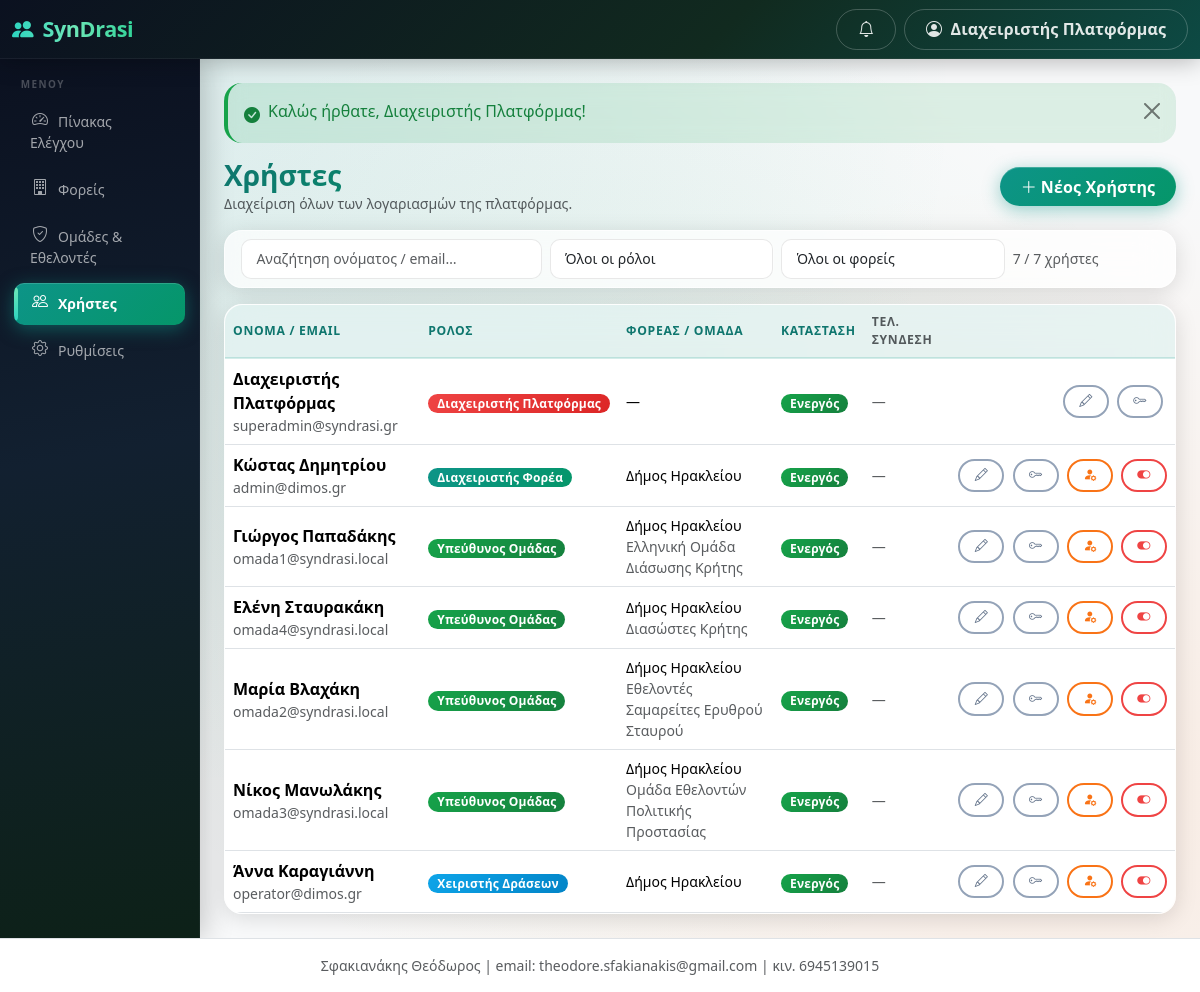
Screenshot of /public/admin/users (signed in) with the database file from the repository.
### tables this page shows
CREATE TABLE users (
  id INT AUTO_INCREMENT PRIMARY KEY,
  municipality_id INT NULL,
  team_id INT NULL,
  name VARCHAR(255) NOT NULL,
  email VARCHAR(255) NOT NULL UNIQUE,
  phone VARCHAR(50) NULL,
  password_hash VARCHAR(255) NOT NULL,
  role ENUM('super_admin','municipality_admin','team_admin','event_operator') NOT NULL,
  status ENUM('active','inactive') NOT NULL DEFAULT 'active',
  language_code VARCHAR(10) NULL,
  last_login_at DATETIME NULL,
  created_at DATETIME NOT NULL DEFAULT CURRENT_TIMESTAMP,
  updated_at DATETIME NULL ON UPDATE CURRENT_TIMESTAMP,
  INDEX idx_users_municipality_id (municipality_id),
  INDEX idx_users_team_id (team_id),
  FOREIGN KEY (language_code) REFERENCES languages(code)
);

CREATE TABLE municipalities (
  id INT AUTO_INCREMENT PRIMARY KEY,
  name VARCHAR(255) NOT NULL,
  authority_type ENUM('municipality','civil_protection','fire_service','coast_guard') NOT NULL DEFAULT 'municipality',
  official_name VARCHAR(255) NULL,
  short_name VARCHAR(80) NULL,
  city VARCHAR(255) NULL,
  address VARCHAR(255) NULL,
  email VARCHAR(255) NULL,
  phone VARCHAR(50) NULL,
  status ENUM('active','inactive') NOT NULL DEFAULT 'active',
  created_at DATETIME NOT NULL DEFAULT CURRENT_TIMESTAMP,
  updated_at DATETIME NULL ON UPDATE CURRENT_TIMESTAMP
);

CREATE TABLE volunteer_teams (
  id INT AUTO_INCREMENT PRIMARY KEY,
  municipality_id INT NOT NULL,
  name VARCHAR(255) NOT NULL,
  type VARCHAR(100) NULL,
  contact_person VARCHAR(255) NULL,
  email VARCHAR(255) NULL,
  phone VARCHAR(50) NULL,
  telegram_chat_id VARCHAR(80) NULL COMMENT 'Telegram group/channel chat_id for team notifications',
  address VARCHAR(255) NULL,
  has_vehicle TINYINT(1) NOT NULL DEFAULT 0,
  has_medical_equipment TINYINT(1) NOT NULL DEFAULT 0,
  default_people_capacity INT NULL,
  readiness_items_json TEXT NULL,
  notes TEXT NULL,
  status ENUM('active','inactive') NOT NULL DEFAULT 'active',
  created_at DATETIME NOT NULL DEFAULT CURRENT_TIMESTAMP,
  updated_at DATETIME NULL ON UPDATE CURRENT_TIMESTAMP,
  INDEX idx_teams_municipality_id (municipality_id),
  INDEX idx_teams_telegram_chat (telegram_chat_id)
);

### views/settings/users.php (the view, shortened to what the rows shown need)
<?php
$roleLabels = [
    'super_admin'        => 'Διαχειριστής Πλατφόρμας',
    'municipality_admin' => 'Διαχειριστής Φορέα',
    'team_admin'         => 'Υπεύθυνος Ομάδας',
    'event_operator'     => 'Χειριστής Δράσεων',
];
$roleBadge = [
    'super_admin'        => 'danger',
    'municipality_admin' => 'primary',
    'team_admin'         => 'success',
    'event_operator'     => 'info',
];
?>
<div class="d-flex flex-wrap justify-content-between align-items-center mb-3 gap-2">
  <div>
    <h1 class="h3 mb-0"><?= e(t('settings/users.001', 'Χρήστες')) ?></h1>
    <p class="text-muted small mb-0"><?= e(t('settings/users.002', 'Διαχείριση όλων των λογαριασμών της πλατφόρμας.')) ?></p>
  </div>
  <button class="btn btn-primary" data-bs-toggle="modal" data-bs-target="#newUserModal">
    <i class="bi bi-plus-lg me-1"></i><?= e(t('settings/users.003', 'Νέος Χρήστης')) ?>
  </button>
</div>
<div class="card shadow-sm mb-3">
  <div class="card-body py-2">
    <div class="row g-2 align-items-center">
      <div class="col-md-4">
        <input type="text" id="userSearch" class="form-control form-control-sm" placeholder="<?= e(t('settings/users.027', 'Αναζήτηση ονόματος / email…')) ?>">
      </div>
      <div class="col-md-3">
        <select id="filterRole" class="form-select form-select-sm">
          <option value=""><?= e(t('settings/users.004', 'Όλοι οι ρόλοι')) ?></option>
        </select>
      </div>
      <div class="col-md-3">
        <select id="filterMuni" class="form-select form-select-sm">
          <option value=""><?= e(t('settings/users.005', 'Όλοι οι φορείς')) ?></option>
        </select>
      </div>
      <div class="col-md-2 text-muted small" id="filterCount"></div>
    </div>
  </div>
</div>
<div class="card shadow-sm">
  <div class="table-responsive">
    <table class="table table-hover mb-0 align-middle" id="usersTable">
      <thead class="table-light">
        <tr>
          <th><?= e(t('settings/users.006', 'Όνομα / Email')) ?></th>
          <th><?= e(t('settings/users.007', 'Ρόλος')) ?></th>
          <th><?= e(t('settings/users.008', 'Φορέας / Ομάδα')) ?></th>
          <th><?= e(t('settings/users.009', 'Κατάσταση')) ?></th>
          <th class="text-muted small"><?= e(t('settings/users.010', 'Τελ. σύνδεση')) ?></th>
          <th class="text-end"></th>
        </tr>
      </thead>
      <tbody>
        <?php foreach ($users as $u): ?>
          <tr data-name="<?= e(mb_strtolower($u['name'] . ' ' . $u['email'])) ?>"
              data-role="<?= e($u['role']) ?>"
              data-muni="<?= (int) ($u['municipality_id'] ?? 0) ?>">
            <td>
              <div class="fw-semibold"><?= e($u['name']) ?></div>
              <div class="text-muted small"><?= e($u['email']) ?></div>
            </td>
            <td>
              <span class="badge text-bg-<?= $roleBadge[$u['role']] ?? 'secondary' ?>">
                <?= e($roleLabels[$u['role']] ?? $u['role']) ?>
              </span>
            </td>
            <td class="small">
              <?= e($u['municipality_name'] ?: '—') ?>
              <?php if ($u['team_name']): ?>
                <div class="text-muted"><?= e($u['team_name']) ?></div>
              <?php endif; ?>
            </td>
            <td>
              <span class="badge text-bg-<?= ($u['status'] ?? 'active') === 'active' ? 'success' : 'secondary' ?>">
                <?= ($u['status'] ?? 'active') === 'active' ? 'Ενεργός' : 'Ανενεργός' ?>
              </span>
            </td>
            <td class="small text-muted"><?= e(gr_datetime($u['last_login_at'])) ?></td>
            <td class="text-end text-nowrap">
              <button class="btn btn-sm btn-outline-secondary me-1"
                      onclick="openEditUser(<?= htmlspecialchars(json_encode($u), ENT_QUOTES) ?>)"
                      title="<?= e(t('settings/users.028', 'Επεξεργασία')) ?>">
                <i class="bi bi-pencil"></i>
              </button>
              <button class="btn btn-sm btn-outline-secondary me-1"
                      onclick="openResetPw(<?= (int) $u['id'] ?>, '<?= e(addslashes($u['name'])) ?>')"
                      title="<?= e(t('settings/users.029', 'Επαναφορά κωδικού')) ?>">
                <i class="bi bi-key"></i>
              </button>
              <?php if ($u['role'] !== 'super_admin' && (int) $u['id'] !== (int) $_SESSION['user_id']): ?>
                <form method="post" action="<?= e(url('/admin/impersonate/' . $u['id'])) ?>" class="d-inline">
                  <button type="submit" class="btn btn-sm btn-outline-warning me-1" title="Impersonation"
                          onclick="return confirm('Σύνδεση ως <?= e(addslashes($u['name'])) ?>;')">
                    <i class="bi bi-person-fill-gear"></i>
                  </button>
                </form>
              <?php endif; ?>
              <?php if ((int) $u['id'] !== (int) $_SESSION['user_id']): ?>
                <form method="post" action="<?= e(url('/admin/users/' . $u['id'] . '/toggle')) ?>" class="d-inline"
                      onsubmit="return confirm('Αλλαγή κατάστασης;')">
                  <button class="btn btn-sm btn-outline-<?= ($u['status'] ?? 'active') === 'active' ? 'danger' : 'success' ?>"
                          title="<?= ($u['status'] ?? 'active') === 'active' ? 'Απενεργοποίηση' : 'Ενεργοποίηση' ?>">
                    <i class="bi bi-toggle-<?= ($u['status'] ?? 'active') === 'active' ? 'on' : 'off' ?>"></i>
                  </button>
                </form>
              <?php endif; ?>
            </td>
          </tr>
        <?php endforeach; ?>
      </tbody>
    </table>
  </div>
</div>

### app/Helpers/Router.php (shortened to what the rows shown need)
<?php
class Router
{
    private $routes = [];
    public function get($pattern, $handler, array $options = [])
    {
        $this->routes[] = ['GET', $pattern, $handler, $options];
    }
    public function post($pattern, $handler, array $options = [])
    {
        $this->routes[] = ['POST', $pattern, $handler, $options];
    }
    public function dispatch($method, $uri)
    {
        $path = parse_url($uri, PHP_URL_PATH);
        $base = base_uri();
        if ($base !== '' && strpos($path, $base) === 0) {
            $path = substr($path, strlen($base));
        } else {
            $parent = preg_replace('#/public$#', '', $base);
            if ($parent !== $base && $parent !== '' && strpos($path, $parent) === 0) {
                $path = substr($path, strlen($parent));
            }
        }
        $path = '/' . trim($path, '/');
        foreach ($this->routes as $route) {
            list($m, $pattern, $handler, $options) = $route;
            if ($m !== $method) {
                continue;
            }
            $regex = '#^' . preg_replace_callback(
                '/\{([a-zA-Z_]+)\}/',
                function ($m) {
                    return $m[1] === 'token' ? '([A-Za-z0-9]+)' : '(\d+)';
                },
                $pattern
            ) . '$#';
            if (preg_match($regex, $path, $matches)) {
                array_shift($matches);
                $this->enforceAccess($options);
                list($class, $action) = explode('@', $handler);
                $controller = new $class();
                return call_user_func_array([$controller, $action], $matches);
            }
        }
    }
    private function enforceAccess(array $options)
    {
        if (!empty($options['roles'])) {
            requireRole($options['roles']);
            return;
        }
    }
}

### views/layouts/header.php (shortened to what the rows shown need)
<!DOCTYPE html>
<html lang="el">
<head>
<link href="https://cdn.jsdelivr.net/npm/bootstrap@5.3.3/dist/css/bootstrap.min.css" rel="stylesheet">
<link href="https://cdn.jsdelivr.net/npm/bootstrap-icons@1.11.3/font/bootstrap-icons.min.css" rel="stylesheet">
<link href="<?= e(url('/assets/css/app.css')) ?>" rel="stylesheet">
</head>
<body class="bg-light">
<nav class="navbar navbar-dark syndrasi-topbar sticky-top">
  <div class="container-fluid">
    <div class="d-flex align-items-center">
      <button class="btn btn-outline-light d-lg-none me-2" type="button" data-bs-toggle="offcanvas" data-bs-target="#sidebarMenu" aria-label="<?= e(t('layouts/header.006', 'Μενού')) ?>">
      </button>
      <a class="navbar-brand fw-bold" href="<?= e(url('/')) ?>">
        <i class="bi bi-people-fill me-1"></i> SynDrasi
      </a>
    </div>
    <div class="d-flex align-items-center gap-2">
      <a href="<?= e(url('/notifications')) ?>" class="btn btn-outline-light position-relative" title="<?= e(t('layouts/header.008', 'Ειδοποιήσεις')) ?>" id="navNotifBell">
        <i class="bi bi-bell"></i>
      </a>
      <div class="dropdown">
        <button class="btn btn-outline-light dropdown-toggle" data-bs-toggle="dropdown">
          <i class="bi bi-person-circle me-1"></i>
          <span class="d-none d-md-inline"><?= e(current_user() ? current_user()['name'] : '') ?></span>
        </button>
      </div>
    </div>
  </div>
</nav>
<div class="container-fluid">
  <div class="row">
    <?php include BASE_PATH . '/views/layouts/sidebar.php'; ?>
    <main class="col-lg-10 ms-sm-auto px-3 px-md-4 py-4">
      <?php include BASE_PATH . '/views/layouts/flash.php'; ?>

### views/layouts/sidebar.php (shortened to what the rows shown need)
<?php
$role = current_role();
$currentPath = parse_url($_SERVER['REQUEST_URI'], PHP_URL_PATH);
$midForTerms = function_exists('current_municipality_id') ? current_municipality_id() : null;
$authorityTerms = $midForTerms ? authority_context($midForTerms) : authority_defaults('municipality');
$authorityTypeForMenu = $authorityTerms['authority_type'] ?? 'municipality';
$eventMenuLabel = t('authority/' . $authorityTypeForMenu . '.event_plural', $authorityTerms['event_plural'] ?? 'Δράσεις');
$teamMenuLabel = t('authority/' . $authorityTypeForMenu . '.team_plural', $authorityTerms['team_plural'] ?? 'Εθελοντικές Ομάδες');
$menus = [];
if ($role === 'municipality_admin') {
    $menus = [
        ['/dashboard',    'bi-speedometer2',              t('layouts/sidebar.003', 'Πίνακας Ελέγχου')],
        ['/mobilizations', 'bi-broadcast-pin',            t('layouts/sidebar.004', 'Κάλεσμα Έκτακτης Ανάγκης')],
        ['/operations',   'bi-broadcast',                 t('layouts/sidebar.005', 'Κέντρο Επιχειρήσεων')],
        ['/operations/war-room', 'bi-diagram-3',          t('layouts/sidebar.006', 'Κέντρο Συντονισμού')],
        ['/fire-service', 'bi-fire',                       t('layouts/sidebar.007', 'Συμβάντα Πυροσβεστικής')],
        ['/notification-center', 'bi-bell-fill',           t('layouts/sidebar.008', 'Έλεγχος Ειδοποιήσεων')],
        ['/events',       'bi-calendar-event',            $eventMenuLabel],
        ['/events/calendar', 'bi-calendar3',              t('layouts/sidebar.009', 'Ημερολόγιο')],
        ['/teams',        'bi-people',                    $teamMenuLabel],
        ['/applications', 'bi-inbox',                     t('layouts/sidebar.010', 'Δηλώσεις Συμμετοχής')],
        ['/statistics',   'bi-bar-chart',                 t('layouts/sidebar.011', 'Στατιστικά & Τάσεις')],
        ['/awards',       'bi-trophy',                    t('layouts/sidebar.012', 'Επιβράβευση Ομάδων')],
        ['/reports',      'bi-file-earmark-arrow-down',   t('layouts/sidebar.013', 'Αναφορές')],
        ['/settings',     'bi-gear',                      t('layouts/sidebar.014', 'Ρυθμίσεις')],
    ];
} elseif ($role === 'super_admin') {
    $menus = [
        ['/admin/dashboard', 'bi-speedometer2', t('layouts/sidebar.003', 'Πίνακας Ελέγχου')],
        ['/admin/municipalities', 'bi-building', t('layouts/sidebar.019', 'Φορείς')],
        ['/admin/teams', 'bi-shield-check', t('layouts/sidebar.020', 'Ομάδες & Εθελοντές')],
        ['/admin/users', 'bi-people', t('layouts/sidebar.021', 'Χρήστες')],
        ['/admin/settings', 'bi-gear', t('layouts/sidebar.014', 'Ρυθμίσεις')],
    ];
}
$base = base_uri();
function sidebar_active($path, $currentPath, $base)
{
    $full = $base . $path;
    if (in_array($path, ['/dashboard','/team/dashboard','/admin/dashboard','/events/calendar'], true)) {
        return $currentPath === $full;
    }
    return strpos($currentPath, $full) === 0;
}
?>
<div class="offcanvas-lg offcanvas-start col-lg-2 d-lg-block sidebar p-0" tabindex="-1" id="sidebarMenu">
  <div class="sidebar-label"><?= e(t('layouts/sidebar.001', 'Μενού')) ?></div>
  <ul class="nav flex-column mb-auto px-1 pb-4">
    <?php foreach ($menus as $m): ?>
    <li class="nav-item">
      <a href="<?= e(url($m[0])) ?>"
         class="nav-link sidebar-link<?= sidebar_active($m[0], $currentPath, $base) ? ' active' : '' ?>">
        <i class="bi <?= e($m[1]) ?> me-2"></i><?= e($m[2]) ?>
      </a>
    </li>
    <?php endforeach; ?>
  </ul>
</div>

### views/layouts/flash.php (shortened to what the rows shown need)
<?php foreach (flash_get() as $f): ?>
  <div class="alert alert-<?= e($f['type']) ?> alert-dismissible fade show d-flex align-items-start gap-2" role="alert" data-flash-type="<?= e($f['type']) ?>">
    <?php
      $icon = match($f['type']) {
          'success' => 'bi-check-circle-fill',
          'danger'  => 'bi-x-circle-fill',
          'warning' => 'bi-exclamation-triangle-fill',
          default   => 'bi-info-circle-fill',
      };
    ?>
    <i class="bi <?= $icon ?> flex-shrink-0 mt-1"></i>
    <span><?= e($f['message']) ?></span>
    <button type="button" class="btn-close ms-auto" data-bs-dismiss="alert" aria-label="<?= e(t('layouts/flash.001', 'Κλείσιμο')) ?>"></button>
  </div>
<?php endforeach; ?>

### views/layouts/footer.php (shortened to what the rows shown need)
    </main>
  </div>
</div>
<footer class="text-center text-muted small py-3 border-top bg-white">
  <?= e($config['footer_text']) ?>
</footer>
</body>
</html>

### rows the page displays
users: name "Διαχειριστής Πλατφόρμας", language_code "ΜΕΝΟΎ", m "Πίνακας Ελέγχου", m "Φορείς", m "Ομάδες & Εθελοντές", m "Χρήστες", m "Ρυθμίσεις", message "Καλώς ήρθατε, Διαχειριστής Πλατφόρμας!", language_code "Χρήστες", language_code "Διαχείριση όλων των λογαριασμών της πλατφόρμας.", language_code "Νέος Χρήστης", language_code "Αναζήτηση ονόματος / email…", language_code "Όλοι οι ρόλοι", language_code "Όλοι οι φορείς", language_code "ΌΝΟΜΑ / EMAIL", language_code "ΡΌΛΟΣ", language_code "ΦΟΡΈΑΣ / ΟΜΆΔΑ", language_code "ΚΑΤΆΣΤΑΣΗ", language_code "ΤΕΛ. ΣΎΝΔΕΣΗ", email "superadmin@syndrasi.gr", role "Διαχειριστής Πλατφόρμας", municipality_name "—", status "Ενεργός", last_login_at "—"
users: name "Κώστας Δημητρίου", email "admin@dimos.gr", role "Διαχειριστής Φορέα", municipality.name "Δήμος Ηρακλείου", status "Ενεργός", last_login_at "—"
users: name "Γιώργος Παπαδάκης", email "omada1@syndrasi.local", role "Υπεύθυνος Ομάδας", municipality.name "Δήμος Ηρακλείου", volunteer_teams.name "Ελληνική Ομάδα Διάσωσης Κρήτης", status "Ενεργός", last_login_at "—"
users: name "Ελένη Σταυρακάκη", email "omada4@syndrasi.local", role "Υπεύθυνος Ομάδας", municipality.name "Δήμος Ηρακλείου", volunteer_teams.name "Διασώστες Κρήτης", status "Ενεργός", last_login_at "—"
users: name "Μαρία Βλαχάκη", email "omada2@syndrasi.local", role "Υπεύθυνος Ομάδας", municipality.name "Δήμος Ηρακλείου", volunteer_teams.name "Εθελοντές Σαμαρείτες Ερυθρού Σταυρού", status "Ενεργός", last_login_at "—"
users: name "Νίκος Μανωλάκης", email "omada3@syndrasi.local", role "Υπεύθυνος Ομάδας", municipality.name "Δήμος Ηρακλείου", volunteer_teams.name "Ομάδα Εθελοντών Πολιτικής Προστασίας", status "Ενεργός", last_login_at "—"
users: name "Άννα Καραγιάννη", email "operator@dimos.gr", role "Χειριστής Δράσεων", municipality.name "Δήμος Ηρακλείου", status "Ενεργός", last_login_at "—"
